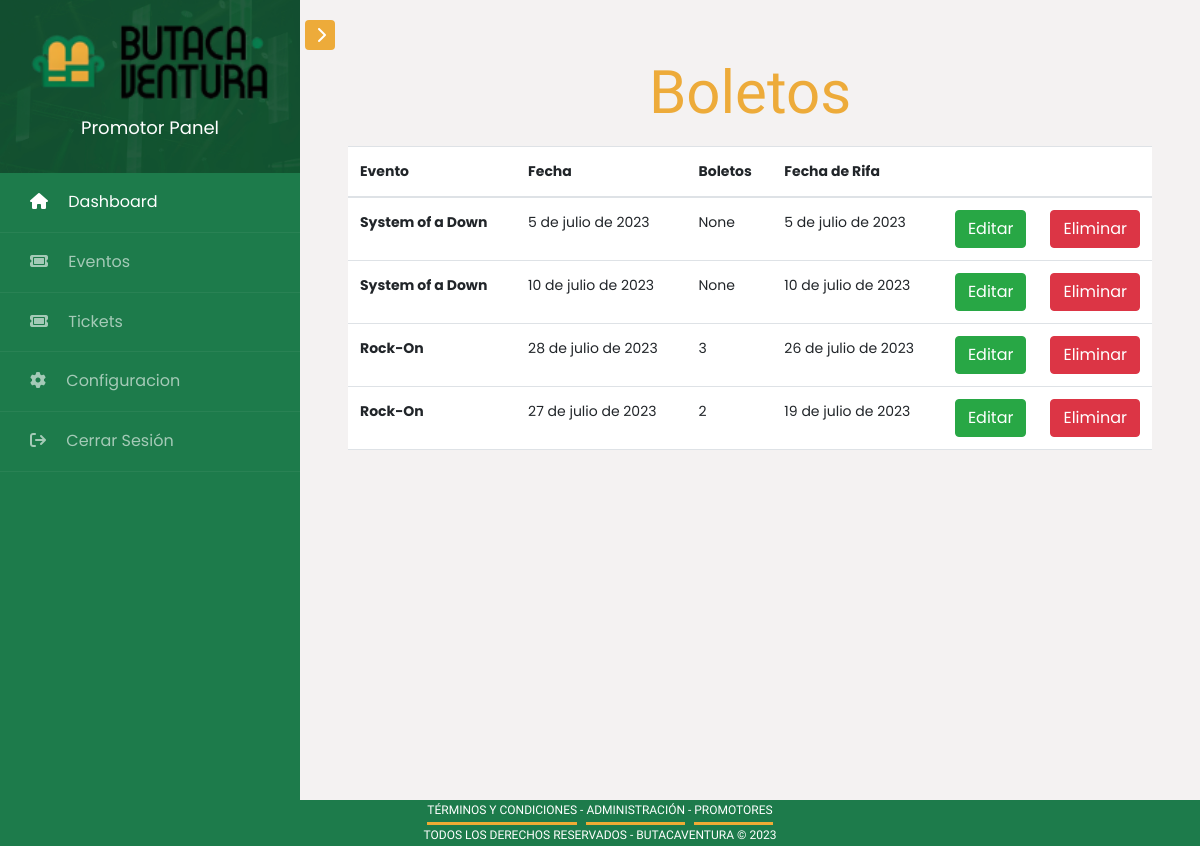
Screenshot of /ticket_promoter_list/ (signed in) with the database file from the repository.
### butaca/models.py (models this page shows, shortened)
class DateEvent(models.Model):
    date_event_id = models.CharField(max_length=20, primary_key=True, unique=True, default='1')
    event_name = models.ForeignKey(Event, on_delete=models.CASCADE, null=True)
    event = models.CharField(max_length=50, null=True)
    promoter = models.CharField(max_length=50, null=True)
    date = models.DateField(auto_now=False, auto_now_add=False, null=True)
    ticket_quantity = models.IntegerField(null=True)
    draw_event = models.DateField(auto_now=False, auto_now_add=False, null=True)
    draw_limit_date = models.DateField(auto_now=False, auto_now_add=False, null=True)
    event_time = models.TimeField(auto_now=False, auto_now_add=False, null=True)
    status = models.BooleanField(default=True, blank=True)

class Event(models.Model):
    event_id = models.CharField(max_length=20, primary_key=True, unique=True)
    min_img = models.ImageField(default='', upload_to='event_galery', blank=True)
    bann_img = models.ImageField(default='', upload_to='event_galery', blank=True)
    bck_img = models.ImageField(default='', upload_to='event_galery', blank=True, null=True)
    name = models.CharField(max_length=50)
    date = models.DateField(auto_now=False, auto_now_add=False, null=True)
    location = models.CharField(max_length=50)
    state = models.ForeignKey(State, on_delete=models.CASCADE, null=True)
    city = models.ForeignKey(City, on_delete=models.CASCADE, null=True)
    country = models.ForeignKey(Country, on_delete=models.CASCADE, null=True)
    ticket_price = models.CharField(max_length=50, null=True)
    ticket_charge = models.CharField(max_length=50, null=True)
    ticket_level = models.CharField(max_length=50, null=True)
    url = models.CharField(max_length=50, null=True)
    min_price = models.CharField(max_length=50, null=True)
    max_price = models.CharField(max_length=50, null=True)
    active = models.BooleanField(default=False)
    promoter = models.ForeignKey(settings.AUTH_USER_MODEL, on_delete=models.CASCADE, related_name='promoter', null=True, blank=True)
    def __str__(self):
        return self.name

### butaca/views.py (the view)
# urls.py: path('ticket_promoter_list/', TicketEventPromoterList.as_view(), name="ticket_promoter_list"),
class TicketEventPromoterList(LoginRequiredMixin, ListView):
    model = DateEvent
    template_name = "butaca/ticket_list_promoter.html"
    def get_context_data(self, **kwargs):
        context = super().get_context_data(**kwargs)
        context["tickets"] = DateEvent.objects.all()
        return context

### butaca/templates/butaca/ticket_list_promoter.html (shortened to what this page needs)
{% extends 'base_dashboard_prom.html' %}
{% block content %}
<div class="container">
    <h3 class="fontevents text-center">Boletos</h3>
</div>
<div>
    <table class="table">
        <thead>
          <tr>
            <th scope="col">Evento</th>
            <th scope="col">Fecha</th>
            <th scope="col">Boletos</th>
            <th scope="col">Fecha de Rifa </th>
            <th scope="col"></th>
            <th scope="col"></th>
          </tr>
        </thead>
        <tbody>
          {% for ticket in tickets  %}
          <tr>
            <th scope="row">{{ ticket.event_name }}</th>
            <td>{{ ticket.date }}</td>
            <td>{{ ticket.ticket_quantity }}</td>
            <td>{{ ticket.draw_event }}</td>
            <td class="text-end  col-1"><a class="btn btn-success" href="{% url 'date_event_update_pro' ticket.date_event_id %}">Editar</a></td>
            <td class="text-end col-1">
              <button type="button" class="btn btn-danger" data-bs-toggle="modal" data-bs-target="#{{ ticket.date_event_id }}">
                Eliminar
              </button>
            </td>
          </tr>
          {% endfor %}
        </tbody>
    </table>
</div>
{% endblock content %}

### static/css/main.css (style rules this page uses)
.fontevents { color: #EDAB3A; font-family: 'Comfortaa', sans-serif; font-size: 60px; }

### rows the page displays
DateEvent: event_name "System of a Down", date "5 de julio de 2023", ticket_quantity "None", draw_event "5 de julio de 2023"
DateEvent: event_name "System of a Down", date "10 de julio de 2023", ticket_quantity "None", draw_event "10 de julio de 2023"
DateEvent: event_name "Rock-On", date "28 de julio de 2023", ticket_quantity "3", draw_event "26 de julio de 2023"
DateEvent: event_name "Rock-On", date "27 de julio de 2023", ticket_quantity "2", draw_event "19 de julio de 2023"
